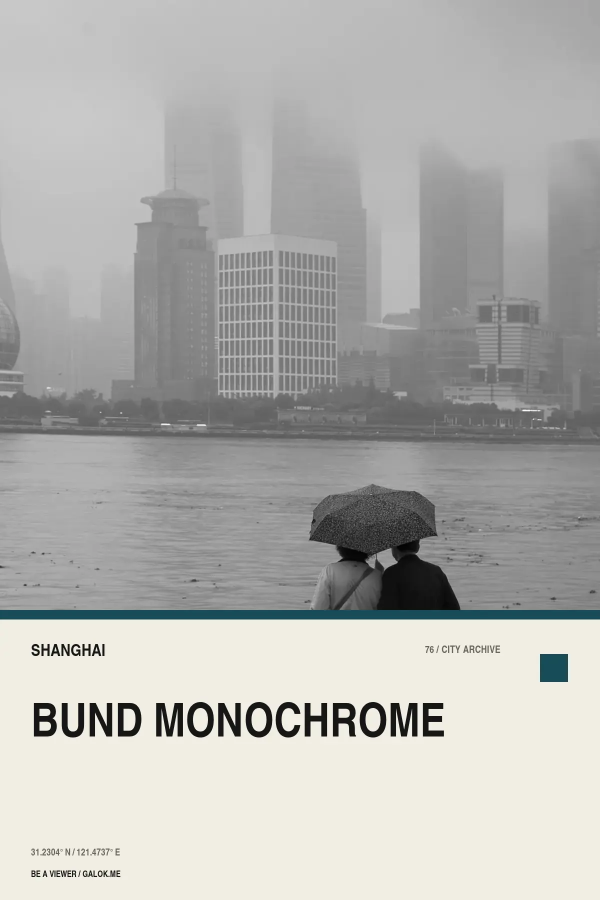
#> input picture assets/editorial/shanghai/postcard/bund-monochrome.webp, 1200 x 1800 px (shown at 1/2 size)
$ python -i render.py   (imports and definitions only)
#> lines starting #> are read from the running program, lines starting #| are printed output that depends on the picture
#!/usr/bin/env python3
from __future__ import annotations

import argparse
import math
import subprocess
from functools import lru_cache
from pathlib import Path

from PIL import Image, ImageDraw, ImageEnhance, ImageFont, ImageOps

WIDTH, HEIGHT, FPS, FRAMES = 1920, 1080, 30, 1140
PAPER = '#f7f4ef'
INK = '#171717'
RED = '#9e2a2b'
LINE = '#d8d2c8'
MUTED = '#77736b'
ROOT = Path(__file__).resolve().parents[2]

FONT_DISPLAY = ROOT / 'assets/fonts/floane-bold.ttf'
FONT_TEXT = ROOT / 'assets/fonts/gambetta-400.woff2'
FONT_TEXT_ITALIC = ROOT / 'assets/fonts/gambetta-400i.woff2'
FONT_META = Path('/usr/share/fonts/truetype/dejavu/DejaVuSans-Bold.ttf')

SOURCES = {
    'hangzhou': ROOT / 'assets/be-a-viewer/hangzhou/gallery/03-lake-pavilion-mist.webp',
    'beijing': ROOT / 'assets/be-a-viewer/beijing/imperial-eaves.webp',
    'shanghai': ROOT / 'assets/be-a-viewer/shanghai/bund-monochrome.webp',
    'xian': ROOT / 'assets/be-a-viewer/xian/city-wall-rampart.jpeg',
    'xiamen': ROOT / 'images/xiamen/ferry.webp',
    'data': ROOT / 'assets/editorial/data/household-line-zine.webp',
    'paper': ROOT / 'assets/zine/zine-growth-ref.jpg',
}


def clamp(value: float, low: float = 0, high: float = 1) -> float:
    return max(low, min(high, value))


def ease(value: float) -> float:
    value = clamp(value)
    return 1 - (1 - value) ** 4


def smooth(value: float) -> float:
    value = clamp(value)
    return value * value * (3 - 2 * value)


# [4 lines left out: function tween, not called in this run]


@lru_cache(maxsize=None)
def font(path: str, size: int):
    return ImageFont.truetype(path, size=size)


def f_display(size: int): return font(str(FONT_DISPLAY), size)
def f_text(size: int): return font(str(FONT_TEXT), size)
def f_italic(size: int): return font(str(FONT_TEXT_ITALIC), size)
def f_meta(size: int): return font(str(FONT_META), size)


@lru_cache(maxsize=1)
def paper_base() -> Image.Image:
    base = Image.new('RGB', (WIDTH, HEIGHT), PAPER)
    texture = Image.open(SOURCES['paper']).convert('L')
    texture = ImageOps.fit(texture, (WIDTH, HEIGHT), method=Image.Resampling.LANCZOS)
    texture = ImageEnhance.Contrast(texture).enhance(.72).convert('RGB')
    return Image.blend(base, texture, .045)


# [9 lines left out: function photo, not called in this run]


def canvas() -> Image.Image:
    return paper_base().copy()


def hairlines(draw: ImageDraw.ImageDraw):
    draw.line((76, 70, 1844, 70), fill=LINE, width=1)
    draw.line((76, 1010, 1844, 1010), fill=LINE, width=1)


# [25 lines left out: functions tracked, meta, mark, not called in this run]


def multiline(draw: ImageDraw.ImageDraw, xy, text, face, fill, spacing=0, anchor=None):
    draw.multiline_text(xy, text, font=face, fill=fill, spacing=spacing, anchor=anchor)


# [59 lines left out: functions brand_open, growth_first, relay_position, not called in this run]


def word_relay(frame: int) -> Image.Image:
    image = canvas(); draw=ImageDraw.Draw(image); hairlines(draw); meta(draw,'02 / THREE LENSES','ONE MEASURED STEP')
    position = relay_position(frame); enter = tween(frame,4,24)
    x,y,w,h = 92,216,710,730
    if enter > .02:
        strip = Image.new('RGB',(w,1890),PAPER); sd=ImageDraw.Draw(strip)
        entries=[('beijing','BEIJING'),('shanghai','SHANGHAI'),('hangzhou','HANGZHOU')]
        for index,(name,city) in enumerate(entries):
            top=index*630; strip.paste(photo(name,w,630), (0,top))
            shade=Image.new('RGBA',(w,220),(0,0,0,0)); shd=ImageDraw.Draw(shade)
            for row in range(220): shd.line((0,row,w,row),fill=(23,23,23,round(170*row/220)))
            strip.paste(shade,(0,top+410),shade)
            tracked(sd,(26,top+562),f'0{index+1} / {city}',f_meta(44),PAPER,3)
            sd.line((0,top+629,w,top+629),fill=INK,width=1)
        crop_top=round(position*630)
        image.paste(strip.crop((0,crop_top,w,crop_top+630)),(x,y))
        draw.rectangle((x,y,x+w,y+630),outline=INK,width=1)
        draw.rectangle((x,y+630,x+w,y+h),fill=PAPER,outline=INK,width=1)
        tracked(draw,(x+26,y+656),'GALOK / NOTES',f_meta(44),INK,3)
        tracked(draw,(x+620,y+656),f'0{round(position)+1}',f_meta(44),RED,3)
    tracked(draw,(920,288),'VIEW · FRAME · OBSERVE',f_meta(44),RED,5)
    words=[('VIEW','See the whole field.'),('FRAME','Choose what matters.'),('OBSERVE','Stay until it answers.')]
    for index,(verb,line) in enumerate(words):
        distance=abs(position-index); visible=smooth(1-min(1,distance*2.6))
        if visible>.02:
            layer=Image.new('RGBA',image.size,(0,0,0,0)); d=ImageDraw.Draw(layer); off=(index-position)*120
            d.text((920,376+off),verb,font=f_display(142),fill=(23,23,23,round(255*visible)))
            d.text((920,590+off),line,font=f_italic(50),fill=(119,115,107,round(255*visible)))
            image.paste(layer,(0,0),layer)
    draw.line((920,820,1828,820),fill=LINE,width=1)
    return image


# [43 lines left out: functions scan_frame, observe_scene, not called in this run]


def cubic(start, c1, c2, end, t):
    u=1-t
    return (u**3*start[0]+3*u*u*t*c1[0]+3*u*t*t*c2[0]+t**3*end[0],u**3*start[1]+3*u*u*t*c1[1]+3*u*t*t*c2[1]+t**3*end[1])


MERGE=[('CITY',(220,260),(520,260),(640,466),0),('IMAGE',(220,760),(510,760),(650,596),9),('WRITING',(1700,260),(1390,260),(1260,466),18),('DATA',(1700,760),(1400,760),(1260,596),27)]


# [88 lines left out: functions merge_scene, outro, frame_at, render, main, not called in this run]


# [1 line not run here, left out]

>>> import cv2
>>> picture = cv2.imread('../../assets/editorial/shanghai/postcard/bund-monochrome.webp', cv2.IMREAD_GRAYSCALE)
#> picture: shape (1800, 1200); min 0, max 255, mean 177.4
>>> result = word_relay(picture)
#> in paper_base, `base = Image.new('RGB', (WIDTH, HEIGHT), PAPER)`:
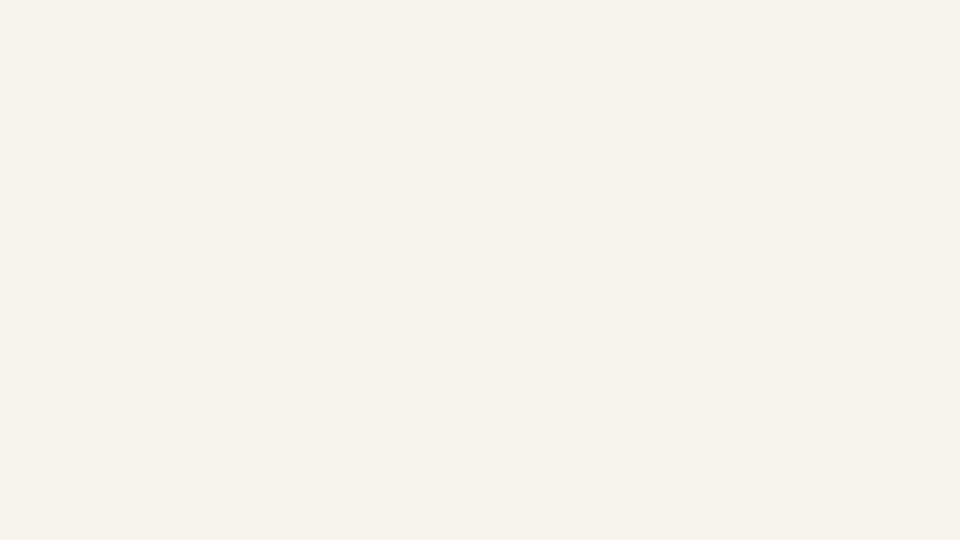
#> base: PIL image 1920x1080 RGB (shown at 1/2 size); mean R, G, B 247, 244, 239
#> (the run stopped early here; a loop or call above may not have finished)

$ run again, on assets/editorial/shanghai/postcard/east-nanjing-road.webp
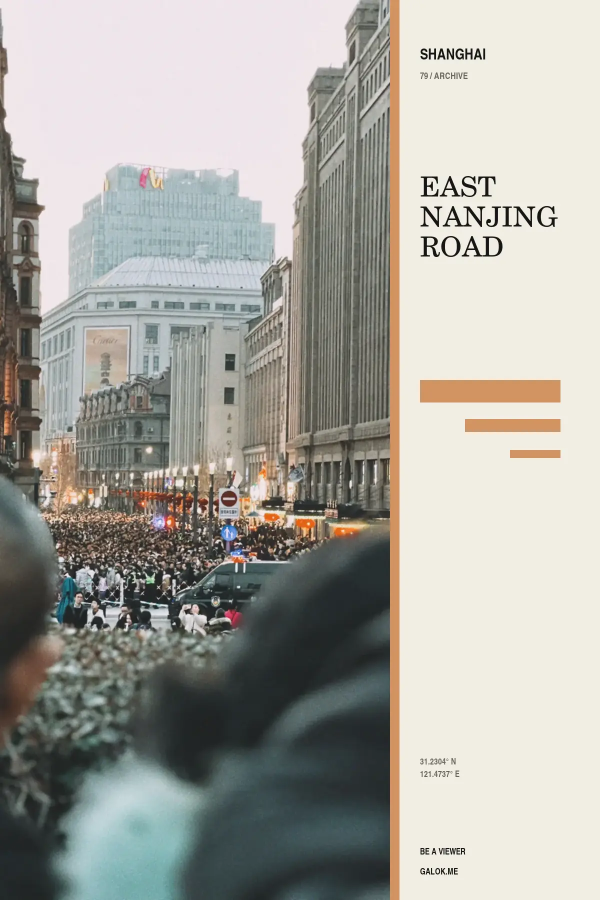
#> input picture assets/editorial/shanghai/postcard/east-nanjing-road.webp, 1200 x 1800 px (shown at 1/2 size)
#> `picture = cv2.imread('../../assets/editorial/shanghai/postcard/bund-mo..`:
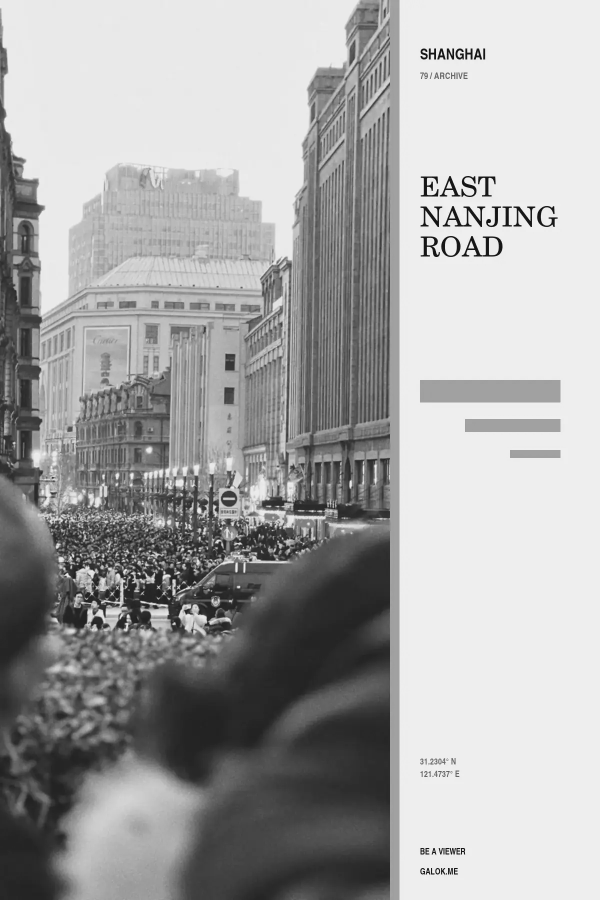
#> picture: shape (1800, 1200) (shown at 1/2 size); min 1, max 255, mean 166.9

$ run again, on assets/editorial/shanghai/postcard/elevator-bridge.webp
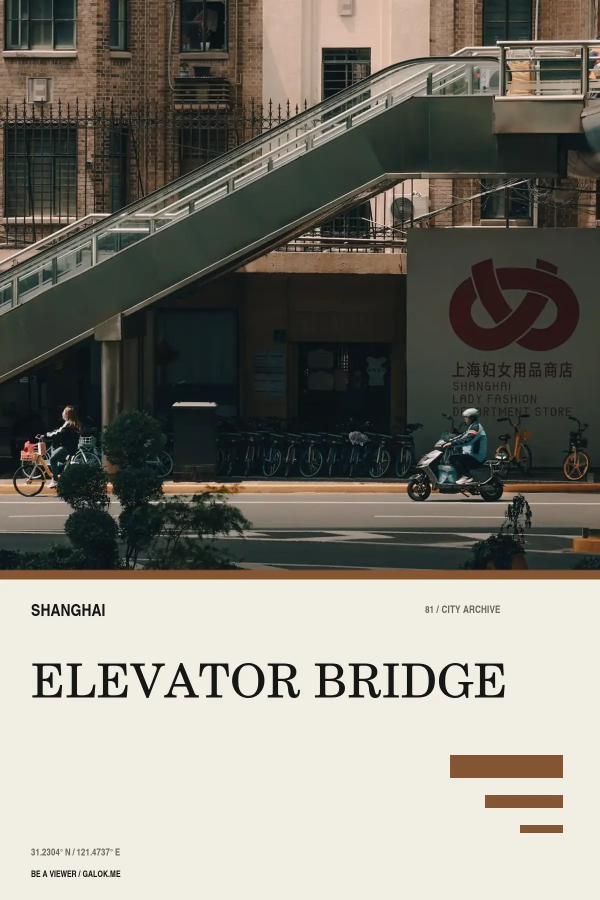
#> input picture assets/editorial/shanghai/postcard/elevator-bridge.webp, 1200 x 1800 px (shown at 1/2 size)
#> `picture = cv2.imread('../../assets/editorial/shanghai/postcard/bund-mo..`:
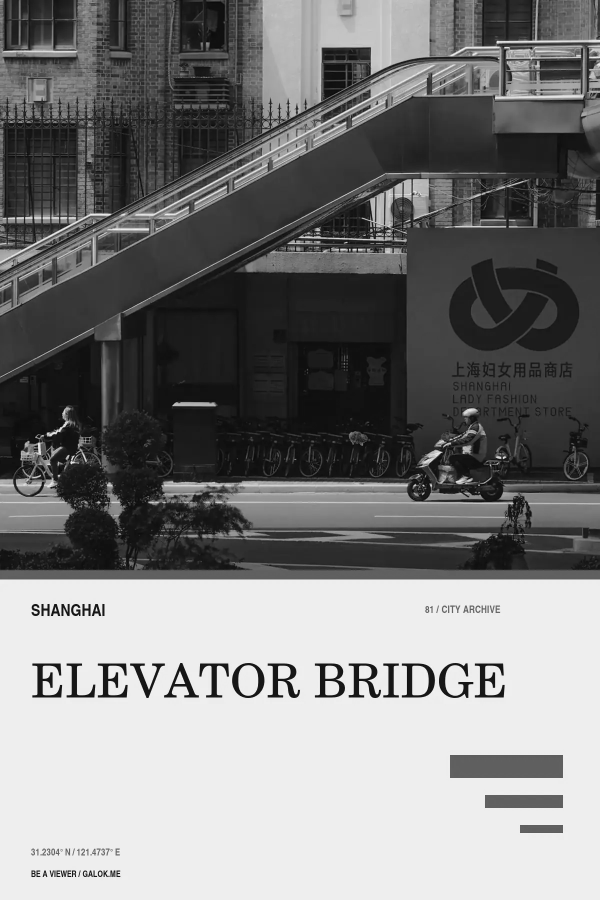
#> picture: shape (1800, 1200) (shown at 1/2 size); min 0, max 255, mean 124.3
